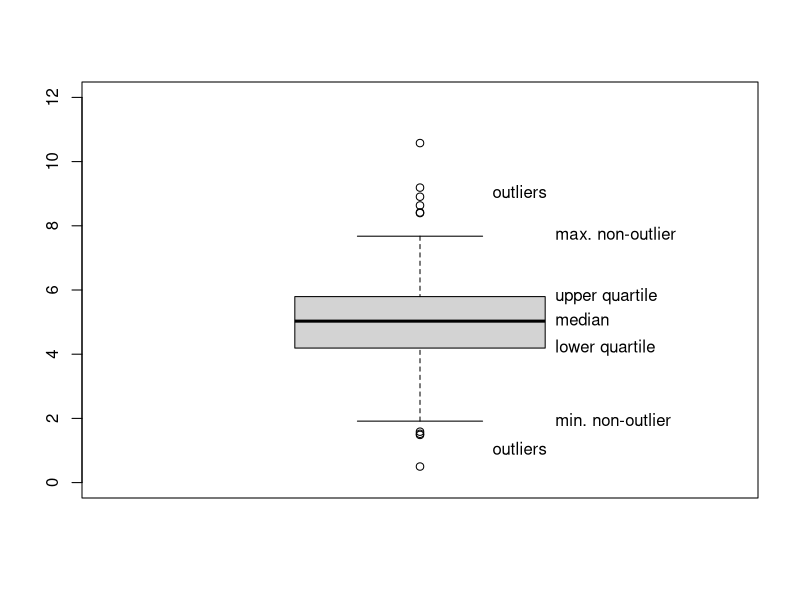
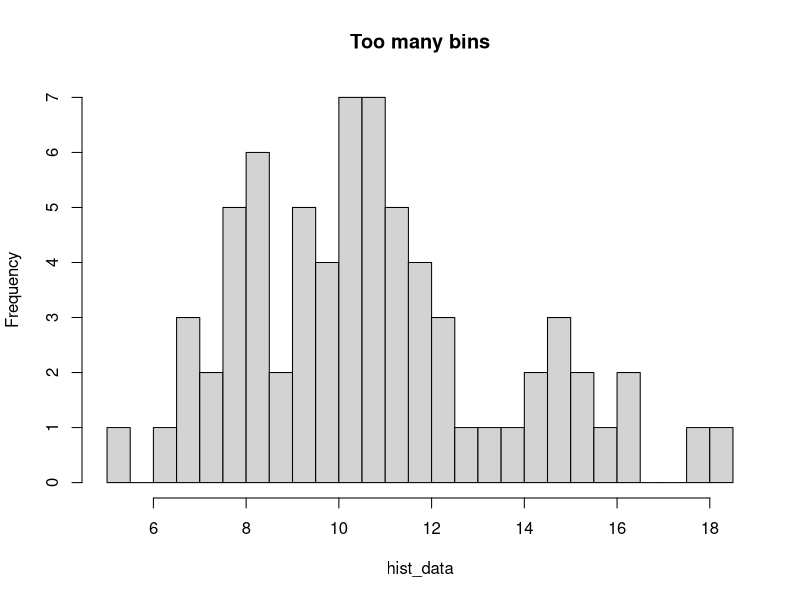
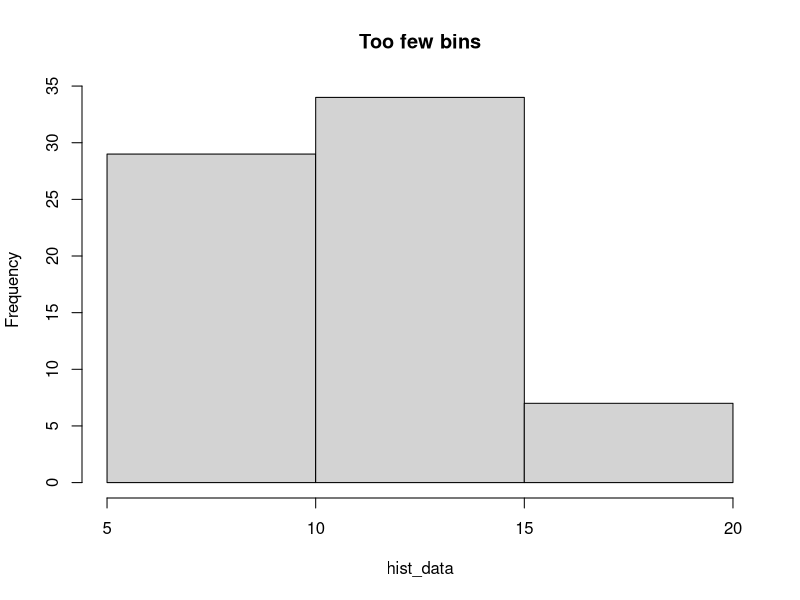

These figures' R source, in order:
## ---- chunk 1
data <- c(4, 7, 6, 7, 4, 5, 5)
mean(data)
## ---- chunk 2
set.seed(3)
x <- c(rnorm(200), rnorm(40, 0.2, 2.2), -4.5) + 5
boxplot(x, ylim = c(0,12))
text(1.2, quantile(x, 0.25), "lower quartile", pos = 4)
text(1.2, quantile(x, 0.5),  "median", pos = 4)
text(1.2, quantile(x, 0.75), "upper quartile", pos = 4)
text(1.2, 1.9, "min. non-outlier", pos = 4)
text(1.2, 7.7, "max. non-outlier", pos = 4)
text(1.1, 1, "outliers", pos = 4)
text(1.1, 9, "outliers", pos = 4)
## ---- chunk 3
#boxplot(temp$jul, temp$sep,
#         names = c("July", "September"),
#         ylab = "Temperature (degrees C)")
## ---- chunk 4
set.seed(4)
## ---- chunk 5
hist_data <- c(rnorm(30, 8, 2), rnorm(40, 12, 3))  # Some fake data
hist(hist_data, breaks = 40, main = "Too many bins")
hist(hist_data, breaks = 3, main = "Too few bins")
